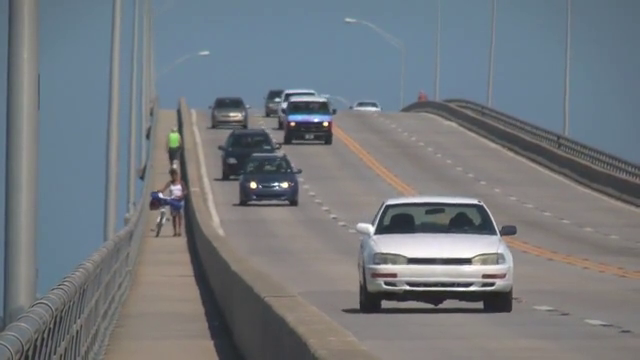
#> input picture frame 91 of Files/slow_traffic_small.mp4, 640 x 360 px, given in place of vtest.avi, which was not available
$ python Exercicio13.2OpticalFlowFarneback.py
#> lines starting #> are read from the running program, lines starting #| are printed output that depends on the picture
import cv2
import os
import numpy as np
import argparse

parser = argparse.ArgumentParser()
parser.add_argument("--input",
                    type=str,
                    default="vtest.avi",
                    help="Missing: --input: video file")
parser.add_argument("--folder",
                    type=str,
                    default="Files",
                    help="Missing: --folder: folder where files are stored")

args = parser.parse_args()

cap = cv2.VideoCapture(os.path.join(args.folder, args.input))

ret, frame = cap.read()
#> frame is the input picture: shape (360, 640, 3); mean B, G, R 126.6, 121.2, 115.7
previous_frame = cv2.cvtColor(frame, cv2.COLOR_BGR2GRAY)
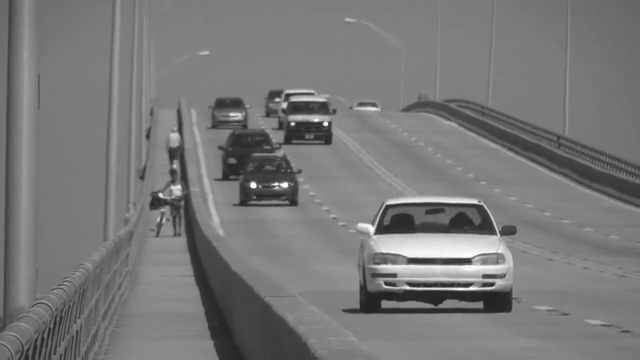
#> previous_frame: shape (360, 640); min 30, max 255, mean 120.1

while True:
    ret, frame = cap.read()
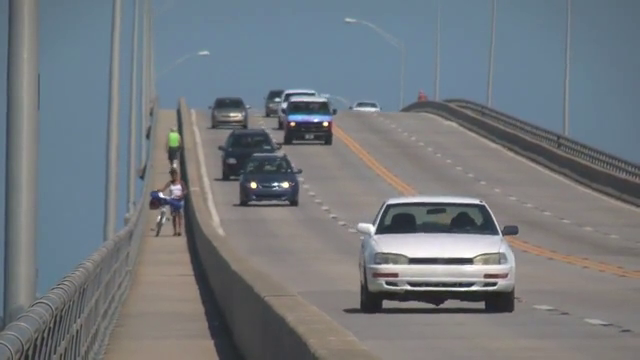
#> input picture frame 92 of Files/slow_traffic_small.mp4, 640 x 360 px, given in place of vtest.avi, which was not available
#> frame is the input picture: shape (360, 640, 3); mean B, G, R 126.3, 121.1, 115.4
    if not ret:
        print("No more frames")
        break

    next_frame = cv2.cvtColor(frame, cv2.COLOR_BGR2GRAY)
    flow = cv2.calcOpticalFlowFarneback(prev=previous_frame,
                                        next=next_frame,
                                        flow=None,
                                        pyr_scale=0.25,
                                        levels=1,
                                        winsize=5,
                                        iterations=1,
                                        poly_n=5,
                                        poly_sigma=1.2,
                                        flags=0)
    flow_norm = np.sqrt(flow[:,:,0]**2 + flow[:,:,1]**2)
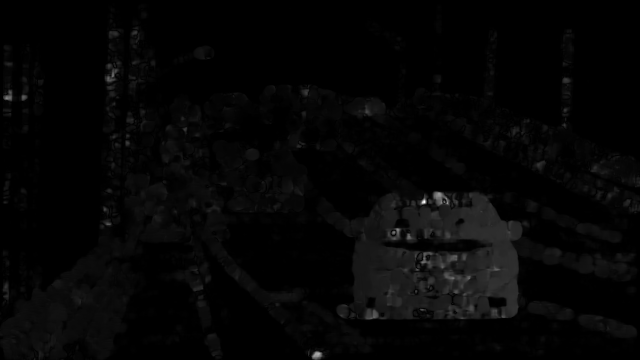
#> flow_norm: shape (360, 640) float32; min 0, max 11.22, mean 0.255; drawn with min black and max white
    flow_norm_normalized = cv2.normalize(flow_norm,
                                         None,
                                         0.0,
                                         1.0,
                                         cv2.NORM_MINMAX)

    cv2.imshow("flow_norm_normalized", flow_norm_normalized)

    frame_show = frame.copy()
    frame_show[:, :, 0] = frame[:, :, 0]/4 + frame[:, :, 0]*(3/4) * flow_norm_normalized
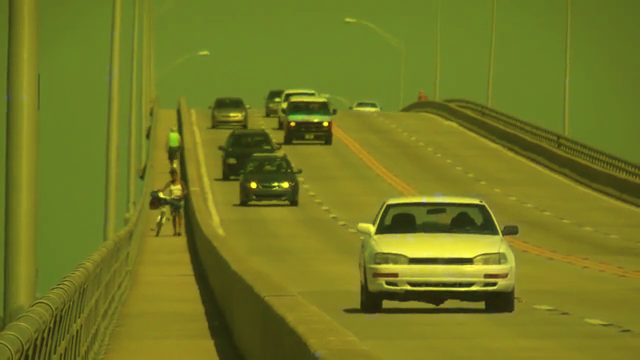
#> frame_show: shape (360, 640, 3); mean B, G, R 33.2, 121.1, 115.4
    frame_show[:, :, 1] = frame[:, :, 1]/4 + frame[:, :, 1]*(3/4) * flow_norm_normalized
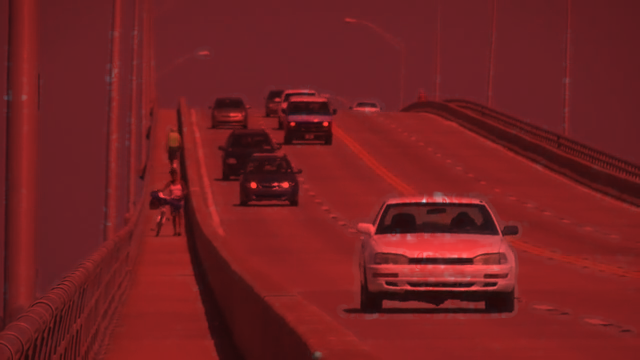
#> frame_show: shape (360, 640, 3); mean B, G, R 33.2, 31.8, 115.4
    frame_show[:, :, 2] = frame[:, :, 2]/4 + frame[:, :, 2]*(3/4) * flow_norm_normalized
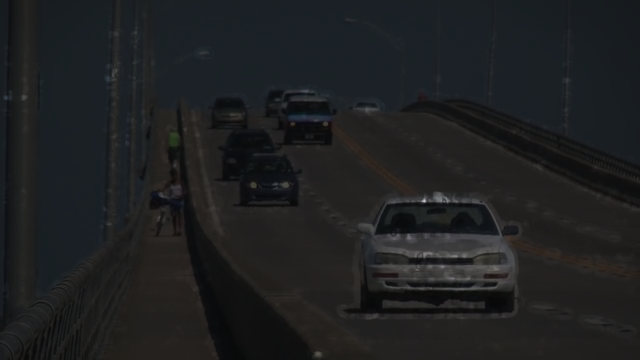
#> frame_show: shape (360, 640, 3); mean B, G, R 33.2, 31.8, 30.4

    cv2.imshow("Frame", frame_show)

    k = cv2.waitKey(30)
#> (key Esc is pressed here)
    if k == 27:
        break
    previous_frame = next_frame


cv2.destroyAllWindows()
cap.release()

$ run again, starting later in the video
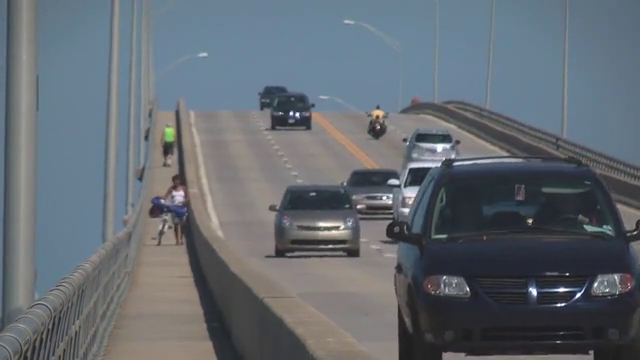
#> input picture frame 411 of Files/slow_traffic_small.mp4, 640 x 360 px, given in place of vtest.avi, which was not available
#> frame is the input picture: shape (360, 640, 3); mean B, G, R 113.8, 106.6, 99.3
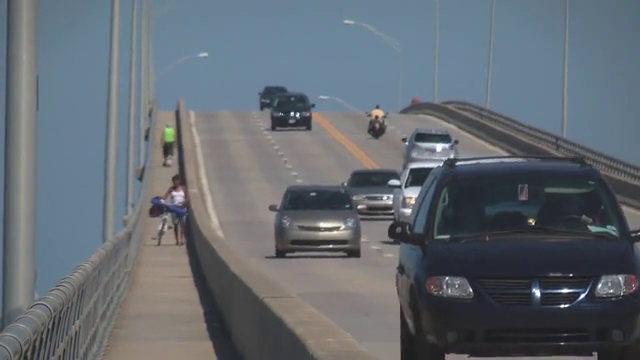
#> input picture frame 412 of Files/slow_traffic_small.mp4, 640 x 360 px, given in place of vtest.avi, which was not available
#> frame is the input picture: shape (360, 640, 3); mean B, G, R 113.7, 106.5, 99.2
#> `frame_show[:, :, 2] = frame[:, :, 2]/4 + frame[:, :, 2]*(3/4) * flow_n..`:
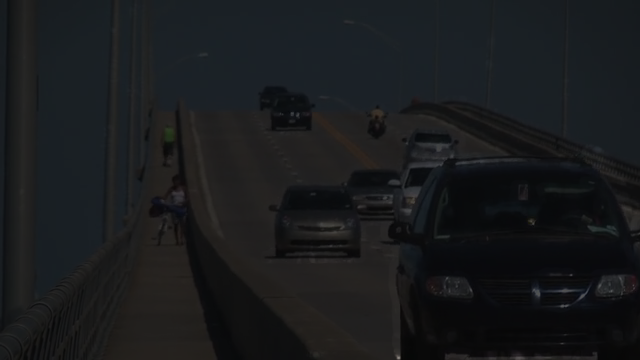
#> frame_show: shape (360, 640, 3); mean B, G, R 28.8, 26.9, 25.1

$ run again, starting later in the video
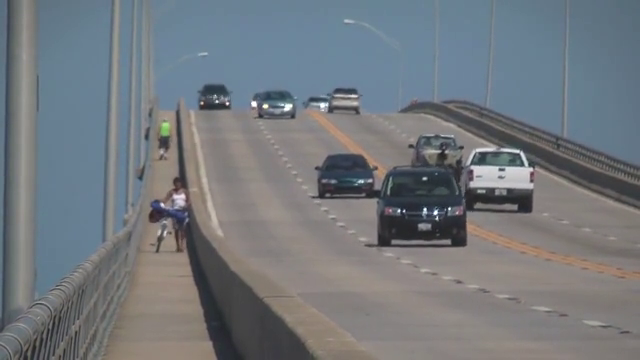
#> input picture frame 731 of Files/slow_traffic_small.mp4, 640 x 360 px, given in place of vtest.avi, which was not available
#> frame is the input picture: shape (360, 640, 3); mean B, G, R 125.5, 120.3, 115.1
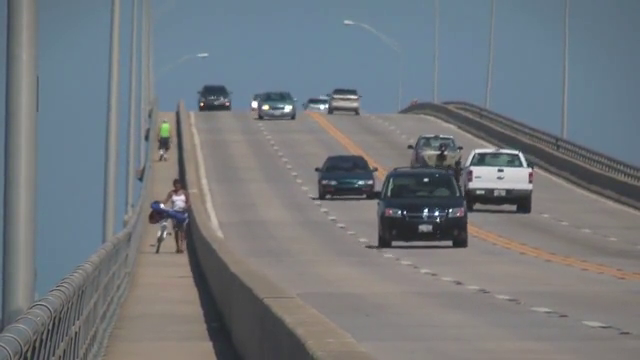
#> input picture frame 732 of Files/slow_traffic_small.mp4, 640 x 360 px, given in place of vtest.avi, which was not available
#> frame is the input picture: shape (360, 640, 3); mean B, G, R 125.3, 120.4, 114.9
#> `frame_show[:, :, 2] = frame[:, :, 2]/4 + frame[:, :, 2]*(3/4) * flow_n..`:
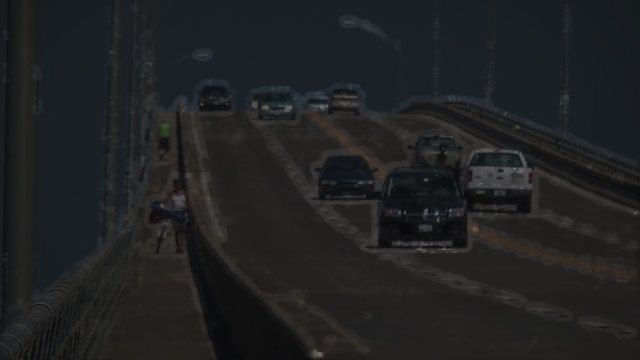
#> frame_show: shape (360, 640, 3); mean B, G, R 35, 33.7, 32.3
